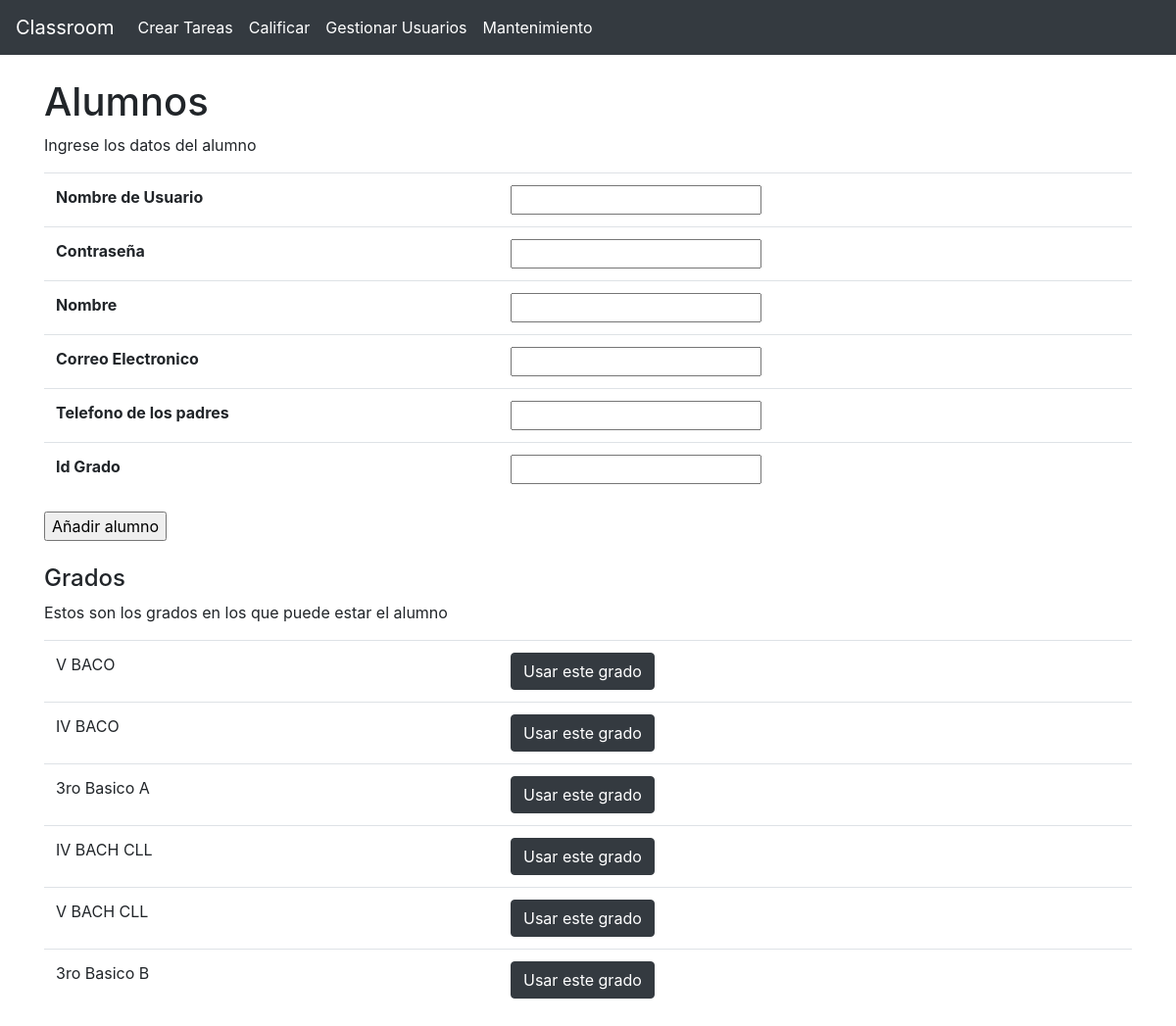
Page /gestionDeUsuarios/anadirA (signed in) on the committed database.
### app.py (models this page shows)
class Grado(db.Model):
    Id                = db.Column(db.Integer, primary_key=True)
    Grado             = db.Column(db.String(30), unique=True, nullable=False)
    alumnos           = db.relationship("Alumno", backref="grado")
    clases            = db.relationship("Clases", backref="clasesPorGrado")

### app.py (the view)
@app.route("/gestionDeUsuarios/anadirA", methods=["GET", "POST"])
def gestionUsuariosAnadirA():
    if not "type" in session:
        flash("Cuidado mano, que tengo tu ip")
        return redirect("/")
    if session["type"] != "Admin":
        flash("Cuidado, que tengo tu IP")
        return redirect("/")
    if request.method == "POST":
        nombreUsuario = request.form.get("nombreUsuario")
        if Alumno.query.filter_by(NombreUsuario=nombreUsuario).first() == None:
            contrasena        = request.form.get("contrasena")
            nombre            = request.form.get("nombre")
            correoElectronico = request.form.get("correoElectronico")
            telefonoPadres    = request.form.get("telefonoPadres")
            idGrado           = request.form.get("idGrado")
            alumno = Alumno()
            alumno.NombreUsuario     = nombreUsuario
            alumno.Contrasena        = hash.hash_passwd(contrasena)
            alumno.Nombre            = nombre
            alumno.CorreoElectronico = correoElectronico
            alumno.TelefonoPadres    = telefonoPadres
            alumno.IdGrado           = idGrado
            db.session.add(alumno)
            db.session.commit()
            return redirect("/gestionDeUsuarios")
        else:
            flash(f"El usuario {nombreUsuario} ya existe")
            return redirect("/gestionDeUsuarios/anadirA")
    else:
        grados = Grado.query.all()
        return render_template("anadirA.html", type=session["type"], grados=grados)

### templates/anadirA.html (shortened to what this page needs)
{% extends "base.html" %}
{% block contenido %}
    <br>
    <h1>Alumnos</h1>
    <p> Ingrese los datos del alumno</p>
    <form action="/gestionDeUsuarios/anadirA" method="post">
        <table class="table">
            <tr>
                <th>Nombre de Usuario</th>
                <th><input type="text" name="nombreUsuario" id="nombreUsuario" required/></th>
            </tr>
            <tr>
                <th>Contraseña</th>
                <th><input type="text" name="contrasena" id="contrasena" required/></th>
            </tr>
            <tr>
                <th>Nombre</th>
                <th><input type="text" name="nombre" id="nombre" required/></th>
            </tr>
            <tr>
                <th>Correo Electronico</th>
                <th><input type="email" name="correoElectronico" id="correoElectronico" required /></th>
            </tr>
            <tr>
                <th>Telefono de los padres</th>
                <th><input type="text" name="telefonoPadres" id="telefonoPadres" required/></th>
            </tr>
            <tr>
                <th>Id Grado</th>
                <th><input type="number" name="idGrado" id="idGrado" required/></th>
            </tr>
        </table>
        <input type="submit" value="Añadir alumno" id="boton" />
    </form>
    <br>
    <h4>Grados</h4>
    <p>Estos son los grados en los que puede estar el alumno</p>
    <table class="table">
        {% for grado in grados %}
        <tr>
            <td>{{ grado.Grado }}</th>
            <td><button type="button" class="btn btn-dark" onclick="setId({{ grado.Id }});">Usar este grado</button></th>
        </tr>
    {% endfor %}
    </table>
{% endblock %}

### rows in the picture
Grado: Grado "V BACO"
Grado: Grado "IV BACO"
Grado: Grado "3ro Basico A"
Grado: Grado "IV BACH CLL"
Grado: Grado "V BACH CLL"
Grado: Grado "3ro Basico B"
